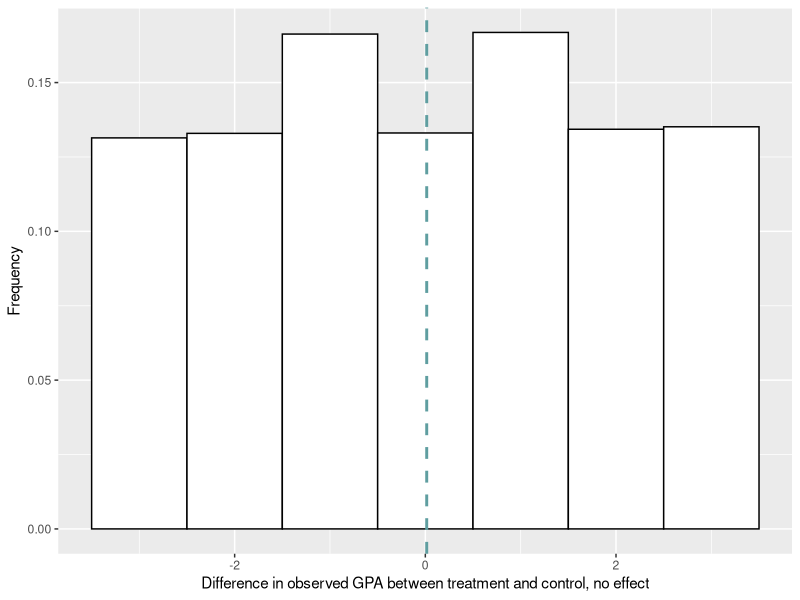
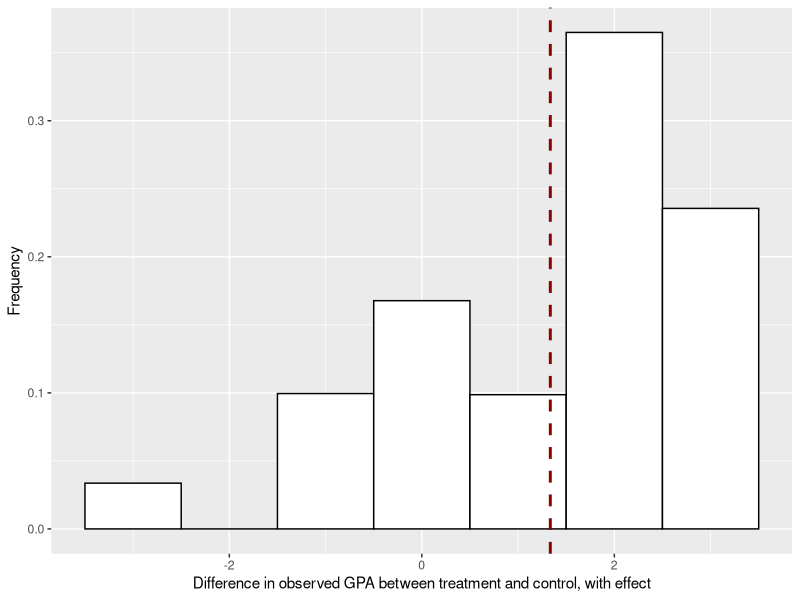

The R source for these figures, in order:
## ---- chunk 1
knitr::opts_chunk$set(echo = TRUE)
## ---- chunk 2
set.seed(36850)

sample_space_coin <- c("H", "T")
event_probs_coin <- c(0.5, 0.5)


coin_flip <- function(){
  sample(
    size = 1,
    x = sample_space_coin,
    prob = event_probs_coin,
    replace = TRUE
    )
  }


coin_flip()

## ---- chunk 3
set.seed(36850)
flip1 <- coin_flip()
flip2 <- coin_flip()
flip3 <- coin_flip()
flip4 <- coin_flip()

# Example flips, they will always be the same because I set a random seed.
flip1 # H
flip2 # T
flip3 # T
flip4 # H

# Function that acts like a random variable.
# returns 1 if flip == "H" and 0 otherwise.
X_coin <- function(flip){
 ifelse(flip=="H",1,0)
}

# The code below should return a 1 for flip1 and flip4 and 0 for flip2 and flip3
X_coin(flip1)
X_coin(flip2)
X_coin(flip3)
X_coin(flip4)
## ---- chunk 4
set.seed(36850)
event_probs_biased_coin <- c(0.7, 0.3)

biased_coin_flip <- function(){
  sample(
    size = 1,
    x = sample_space_coin,
    prob = event_probs_biased_coin,
    replace = TRUE
  )
}
## ---- chunk 5
set.seed(36850)
flip1 <- biased_coin_flip()
flip2 <- biased_coin_flip()
flip3 <- biased_coin_flip()
flip4 <- biased_coin_flip()

# Example flips, they will always be the same because I set a random seed.
flip1 
flip2 
flip3 
flip4 

X_biased_coin <- function(flip){
  ifelse(flip == "H", 1, 0) # ifelse is helpful
}

# Use this to test out your code.
X_biased_coin(flip1)
X_biased_coin(flip2)
X_biased_coin(flip3)
X_biased_coin(flip4)
## ---- chunk 6
set.seed(36850)

nsims <- 100000

# vectors where you can store the results of simulation for a, b, and c
X_coin_sims <- vector(mode = 'numeric', length = nsims)
X_biased_coin_sims <- vector(mode = 'numeric', length = nsims)
unbiased_plus_biased_coin_sims <- vector(mode = 'numeric', length = nsims)

# Code for part a: simulate X_coin
for(i in 1:nsims){
  sim_flip_i <- coin_flip()
  X_coin_sims[i] <- X_coin(sim_flip_i)
  
  sim__biasedflip_i <- biased_coin_flip()
  X_biased_coin_sims[i] <- X_biased_coin(sim__biasedflip_i)
  
  unbiased_plus_biased_coin_sims[i] <- X_coin(sim_flip_i) + X_biased_coin(sim__biasedflip_i)
}

# use head to see the first part of the result of the simulations
head(X_coin_sims)

# calculate the expectation of the simulations using mean()
mean(X_coin_sims)

# Now do the same thing for parts b and c
# b
head(X_biased_coin_sims)
mean(X_biased_coin_sims)
# c
head(unbiased_plus_biased_coin_sims)
mean(unbiased_plus_biased_coin_sims)

## ---- chunk 7
student_index <- 1:6
Y1 <- c(4, 4, 3, 2, 1, 1)
Y0 <- Y1
##################
set.seed(36850)

nsims <- 100000

gpa_treat_minus_control_sims <- vector(mode = "numeric",
                                       length = nsims)

for(i in 1:nsims){
  treated_subj_index <- sample(student_index, size = 1)
  control_subj_index <- sample(student_index[-treated_subj_index], size = 1)
  
  observed_treatement_GPA <- Y1[treated_subj_index]
  observed_control_GPA <-   Y0[control_subj_index]

  gpa_treat_minus_control_sims[i] <- observed_treatement_GPA - observed_control_GPA 
}

# Calculate the average of gpa_treat_minus_control_sims
mean(gpa_treat_minus_control_sims)
mean(Y1 - Y0)
## ---- chunk 8
# creating dataframe
df <- data.frame(
  gpa_effect_sims = gpa_treat_minus_control_sims
)


library(ggplot2)
hist <- ggplot(df, aes(x = gpa_treat_minus_control_sims))
hist <- hist + geom_histogram(aes(y=..density..), color="black", fill="white", binwidth=1)
hist <- hist + xlab("Difference in observed GPA between treatment and control, no effect") + ylab("Frequency")  
hist <- hist + geom_vline(aes(xintercept=mean(gpa_treat_minus_control_sims)), color="cadetblue", linetype="dashed", size=1)
hist
## ---- chunk 9
student_index <- 1:6
Y1 <- c(4, 4, 3, 3, 4, 1)
Y0 <- c(2, 1, 4, 2, 1, 1)
##################
set.seed(36850)

nsims <- 100000

gpa_treat_minus_control_sims <- vector(mode = "numeric",
                                       length = nsims)

for(i in 1:nsims){
  treated_subj_index <- sample(student_index, size = 1)
  control_subj_index <- sample(student_index[-treated_subj_index], size = 1)
  
  observed_treatement_GPA <- Y1[treated_subj_index]
  observed_control_GPA <-   Y0[control_subj_index]

  gpa_treat_minus_control_sims[i] <- observed_treatement_GPA - observed_control_GPA 
}

# Calculate the average of gpa_treat_minus_control_sims
mean(gpa_treat_minus_control_sims)
mean(Y1 - Y0)
## ---- chunk 10
# creating dataframe
df <- data.frame(
  gpa_effect_sims = gpa_treat_minus_control_sims
)


library(ggplot2)
hist <- ggplot(df, aes(x = gpa_treat_minus_control_sims))
hist <- hist + geom_histogram(aes(y=..density..), color="black", fill="white", binwidth=1)
hist <- hist + xlab("Difference in observed GPA between treatment and control, with effect") + ylab("Frequency")  
hist <- hist + geom_vline(aes(xintercept=mean(gpa_treat_minus_control_sims)), color="darkred", linetype="dashed", size=1)
hist
